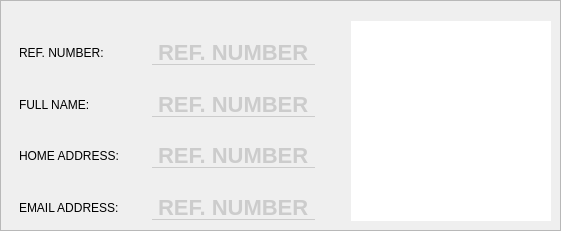
              <widget class="QFrame" name="frame_13">
               <property name="styleSheet">
                <string notr="true"/>
               </property>
               <property name="frameShape">
                <enum>QFrame::StyledPanel</enum>
               </property>
               <property name="frameShadow">
                <enum>QFrame::Raised</enum>
               </property>
               <layout class="QHBoxLayout" name="horizontalLayout_8">
                <property name="spacing">
                 <number>0</number>
                </property>
                <property name="leftMargin">
                 <number>0</number>
                </property>
                <property name="rightMargin">
                 <number>0</number>
                </property>
                <property name="bottomMargin">
                 <number>0</number>
                </property>
                <item>
                 <widget class="QFrame" name="frame_14">
                  <property name="styleSheet">
                   <string notr="true">border-color: none;
border-style: none;</string>
                  </property>
                  <property name="frameShape">
                   <enum>QFrame::StyledPanel</enum>
                  </property>
                  <property name="frameShadow">
                   <enum>QFrame::Raised</enum>
                  </property>
                  <layout class="QHBoxLayout" name="horizontalLayout_9">
                   <property name="bottomMargin">
                    <number>0</number>
                   </property>
                   <item>
                    <widget class="QFrame" name="frame_15">
                     <property name="maximumSize">
                      <size>
                       <width>200</width>
                       <height>16777215</height>
                      </size>
                     </property>
                     <property name="frameShape">
                      <enum>QFrame::StyledPanel</enum>
                     </property>
                     <property name="frameShadow">
                      <enum>QFrame::Raised</enum>
                     </property>
                     <layout class="QVBoxLayout" name="verticalLayout_9">
                      <property name="bottomMargin">
                       <number>0</number>
                      </property>
                      <item>
                       <widget class="QLabel" name="label_25">
                        <property name="text">
                         <string>REF. NUMBER:</string>
                        </property>
                       </widget>
                      </item>
                      <item>
                       <widget class="QLabel" name="label_26">
                        <property name="text">
                         <string>FULL NAME:</string>
                        </property>
                       </widget>
                      </item>
                      <item>
                       <widget class="QLabel" name="label_27">
                        <property name="text">
                         <string>HOME ADDRESS:</string>
                        </property>
                       </widget>
                      </item>
                      <item>
                       <widget class="QLabel" name="label_28">
                        <property name="text">
                         <string>EMAIL ADDRESS:</string>
                        </property>
                       </widget>
                      </item>
                     </layout>
                    </widget>
                   </item>
                   <item>
                    <widget class="QFrame" name="frame_16">
                     <property name="styleSheet">
                      <string notr="true"/>
                     </property>
                     <property name="frameShape">
                      <enum>QFrame::StyledPanel</enum>
                     </property>
                     <property name="frameShadow">
                      <enum>QFrame::Raised</enum>
                     </property>
                     <layout class="QVBoxLayout" name="verticalLayout_10">
                      <property name="spacing">
                       <number>6</number>
                      </property>
                      <property name="bottomMargin">
                       <number>0</number>
                      </property>
                      <item>
                       <widget class="QFrame" name="frame_17">
                        <property name="maximumSize">
                         <size>
                          <width>16777215</width>
                          <height>16777215</height>
                         </size>
                        </property>
                        <property name="styleSheet">
                         <string notr="true"/>
                        </property>
                        <property name="frameShape">
                         <enum>QFrame::StyledPanel</enum>
                        </property>
                        <property name="frameShadow">
                         <enum>QFrame::Raised</enum>
                        </property>
                        <layout class="QHBoxLayout" name="horizontalLayout_10">
                         <property name="spacing">
                          <number>0</number>
                         </property>
                         <property name="leftMargin">
                          <number>0</number>
                         </property>
                         <property name="topMargin">
                          <number>0</number>
                         </property>
                         <property name="rightMargin">
                          <number>0</number>
                         </property>
                         <property name="bottomMargin">
                          <number>0</number>
                         </property>
                         <item>
                          <widget class="QFrame" name="frame_18">
                           <property name="frameShape">
                            <enum>QFrame::StyledPanel</enum>
                           </property>
                           <property name="frameShadow">
                            <enum>QFrame::Raised</enum>
                           </property>
                           <layout class="QHBoxLayout" name="horizontalLayout_13">
                            <item>
                             <widget class="QLabel" name="login_ref_num_label">
                              <property name="maximumSize">
                               <size>
                                <width>16777215</width>
                                <height>25</height>
                               </size>
                              </property>
                              <property name="styleSheet">
                               <string notr="true">QFrame {
				font-family: Segoe UI;
				font-weight: bold;
				color: #cccccc;
				font-size: 22px;
                border: none;
                border-bottom: 1px solid #cccccc;
				border-radius: 0px;
            }</string>
                              </property>
                              <property name="text">
                               <string>REF. NUMBER</string>
                              </property>
                             </widget>
                            </item>
                           </layout>
                          </widget>
                         </item>
                        </layout>
                       </widget>
                      </item>
                      <item>
                       <widget class="QFrame" name="frame_19">
                        <property name="maximumSize">
                         <size>
                          <width>16777215</width>
                          <height>16777215</height>
                         </size>
                        </property>
                        <property name="styleSheet">
                         <string notr="true"/>
                        </property>
                        <property name="frameShape">
                         <enum>QFrame::StyledPanel</enum>
                        </property>
                        <property name="frameShadow">
                         <enum>QFrame::Raised</enum>
                        </property>
                        <layout class="QHBoxLayout" name="horizontalLayout_11">
                         <property name="spacing">
                          <number>0</number>
                         </property>
                         <property name="leftMargin">
                          <number>0</number>
                         </property>
                         <property name="topMargin">
                          <number>0</number>
                         </property>
                         <property name="rightMargin">
                          <number>0</number>
                         </property>
                         <property name="bottomMargin">
                          <number>0</number>
                         </property>
                         <item>
                          <widget class="QFrame" name="frame_20">
                           <property name="frameShape">
                            <enum>QFrame::StyledPanel</enum>
                           </property>
                           <property name="frameShadow">
                            <enum>QFrame::Raised</enum>
                           </property>
                           <layout class="QHBoxLayout" name="horizontalLayout_14">
                            <item>
                             <widget class="QLabel" name="login_full_name_label">
                              <property name="maximumSize">
                               <size>
                                <width>16777215</width>
                                <height>25</height>
                               </size>
                              </property>
                              <property name="styleSheet">
                               <string notr="true">QFrame {
				font-family: Segoe UI;
				font-weight: bold;
				color: #cccccc;
				font-size: 22px;
                border: none;
                border-bottom: 1px solid #cccccc;
				border-radius: 0px;
            }</string>
                              </property>
                              <property name="text">
                               <string>REF. NUMBER</string>
                              </property>
                             </widget>
                            </item>
                           </layout>
                          </widget>
                         </item>
                        </layout>
                       </widget>
                      </item>
                      <item>
                       <widget class="QFrame" name="frame_21">
                        <property name="maximumSize">
                         <size>
                          <width>16777215</width>
                          <height>16777215</height>
                         </size>
                        </property>
                        <property name="styleSheet">
                         <string notr="true"/>
                        </property>
                        <property name="frameShape">
                         <enum>QFrame::StyledPanel</enum>
                        </property>
                        <property name="frameShadow">
                         <enum>QFrame::Raised</enum>
                        </property>
                        <layout class="QHBoxLayout" name="horizontalLayout_12">
                         <property name="spacing">
                          <number>0</number>
                         </property>
                         <property name="leftMargin">
                          <number>0</number>
                         </property>
                         <property name="topMargin">
                          <number>0</number>
                         </property>
                         <property name="rightMargin">
                          <number>0</number>
                         </property>
                         <property name="bottomMargin">
                          <number>0</number>
                         </property>
                         <item>
                          <widget class="QFrame" name="frame_22">
                           <property name="frameShape">
                            <enum>QFrame::StyledPanel</enum>
                           </property>
                           <property name="frameShadow">
                            <enum>QFrame::Raised</enum>
                           </property>
                           <layout class="QHBoxLayout" name="horizontalLayout_15">
                            <item>
                             <widget class="QLabel" name="login_home_address_label">
                              <property name="maximumSize">
                               <size>
                                <width>16777215</width>
                                <height>25</height>
                               </size>
                              </property>
                              <property name="styleSheet">
                               <string notr="true">QFrame {
				font-family: Segoe UI;
				font-weight: bold;
				color: #cccccc;
				font-size: 22px;
                border: none;
                border-bottom: 1px solid #cccccc;
				border-radius: 0px;
            }</string>
                              </property>
                              <property name="text">
                               <string>REF. NUMBER</string>
                              </property>
                             </widget>
                            </item>
                           </layout>
                          </widget>
                         </item>
                        </layout>
                       </widget>
                      </item>
                      <item>
                       <widget class="QFrame" name="frame_36">
                        <property name="maximumSize">
                         <size>
                          <width>16777215</width>
                          <height>16777215</height>
                         </size>
                        </property>
                        <property name="styleSheet">
                         <string notr="true"/>
                        </property>
                        <property name="frameShape">
                         <enum>QFrame::StyledPanel</enum>
                        </property>
                        <property name="frameShadow">
                         <enum>QFrame::Raised</enum>
                        </property>
                        <layout class="QHBoxLayout" name="horizontalLayout_34">
                         <property name="spacing">
                          <number>0</number>
                         </property>
                         <property name="leftMargin">
                          <number>0</number>
                         </property>
                         <property name="topMargin">
                          <number>0</number>
                         </property>
                         <property name="rightMargin">
                          <number>0</number>
                         </property>
                         <property name="bottomMargin">
                          <number>0</number>
                         </property>
                         <item>
                          <widget class="QFrame" name="frame_38">
                           <property name="frameShape">
                            <enum>QFrame::StyledPanel</enum>
                           </property>
                           <property name="frameShadow">
                            <enum>QFrame::Raised</enum>
                           </property>
                           <layout class="QHBoxLayout" name="horizontalLayout_35">
                            <item>
                             <widget class="QLabel" name="login_email_label">
                              <property name="maximumSize">
                               <size>
                                <width>16777215</width>
                                <height>25</height>
                               </size>
                              </property>
                              <property name="styleSheet">
                               <string notr="true">QFrame {
				font-family: Segoe UI;
				font-weight: bold;
				color: #cccccc;
				font-size: 22px;
                border: none;
                border-bottom: 1px solid #cccccc;
				border-radius: 0px;
            }</string>
                              </property>
                              <property name="text">
                               <string>REF. NUMBER</string>
                              </property>
                             </widget>
                            </item>
                           </layout>
                          </widget>
                         </item>
                        </layout>
                       </widget>
                      </item>
                     </layout>
                    </widget>
                   </item>
                  </layout>
                 </widget>
                </item>
                <item>
                 <widget class="QFrame" name="frame_23">
                  <property name="maximumSize">
                   <size>
                    <width>220</width>
                    <height>320</height>
                   </size>
                  </property>
                  <property name="styleSheet">
                   <string notr="true">border-style:none;
border-color:none;</string>
                  </property>
                  <property name="frameShape">
                   <enum>QFrame::StyledPanel</enum>
                  </property>
                  <property name="frameShadow">
                   <enum>QFrame::Raised</enum>
                  </property>
                  <layout class="QVBoxLayout" name="verticalLayout_11">
                   <item>
                    <widget class="QFrame" name="register_success_image_frame">
                     <property name="minimumSize">
                      <size>
                       <width>200</width>
                       <height>200</height>
                      </size>
                     </property>
                     <property name="maximumSize">
                      <size>
                       <width>200</width>
                       <height>200</height>
                      </size>
                     </property>
                     <property name="styleSheet">
                      <string notr="true">background-color: white;
border-radius: 0px;</string>
                     </property>
                     <property name="frameShape">
                      <enum>QFrame::StyledPanel</enum>
                     </property>
                     <property name="frameShadow">
                      <enum>QFrame::Raised</enum>
                     </property>
                     <layout class="QHBoxLayout" name="horizontalLayout_16">
                      <property name="spacing">
                       <number>0</number>
                      </property>
                      <property name="leftMargin">
                       <number>0</number>
                      </property>
                      <property name="topMargin">
                       <number>0</number>
                      </property>
                      <property name="rightMargin">
                       <number>0</number>
                      </property>
                      <property name="bottomMargin">
                       <number>0</number>
                      </property>
                      <item>
                       <widget class="QLabel" name="login_image_label">
                        <property name="text">
                         <string/>
                        </property>
                       </widget>
                      </item>
                     </layout>
                    </widget>
                   </item>
                  </layout>
                 </widget>
                </item>
               </layout>
              </widget>
